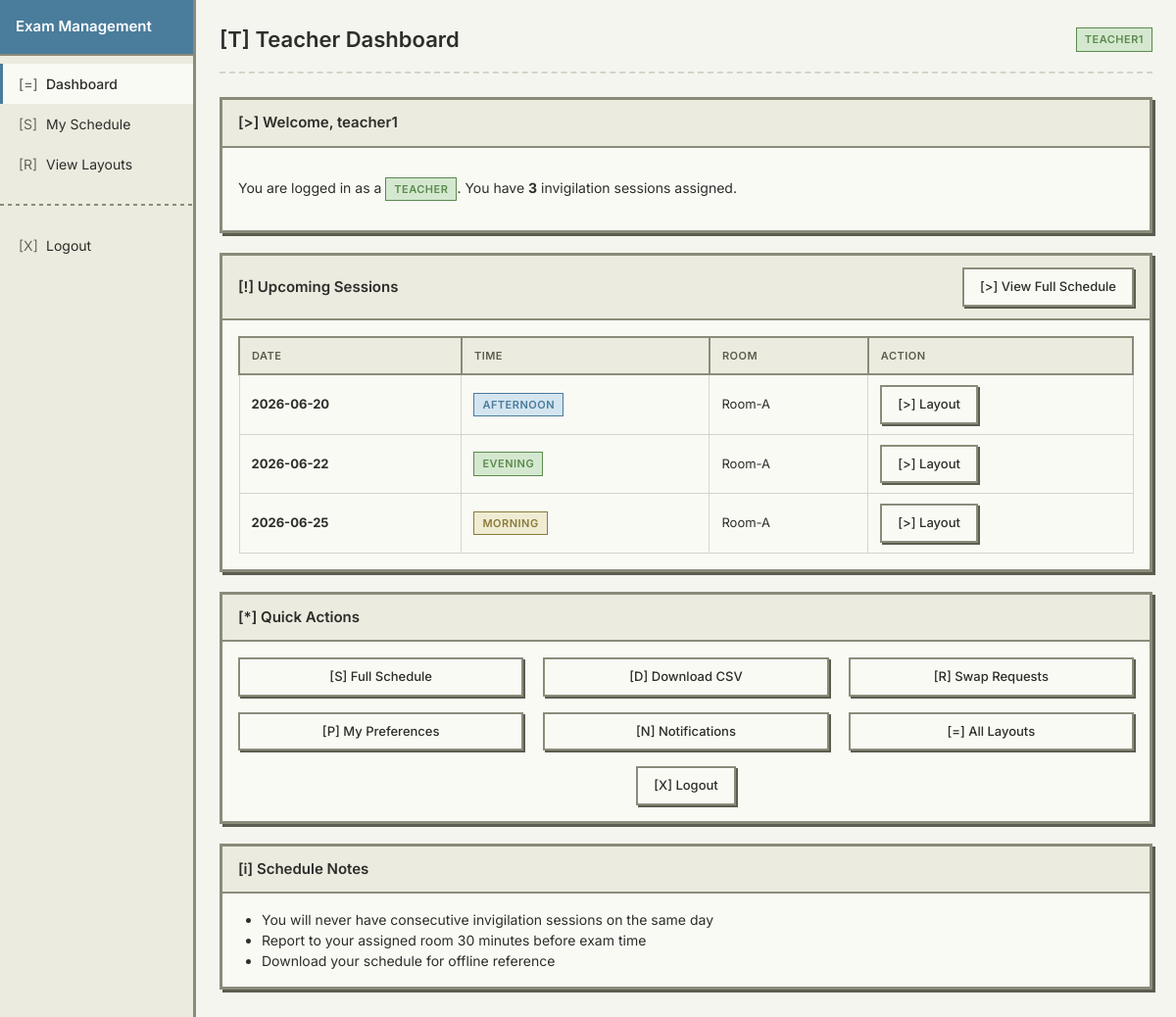
/teacher_dashboard (signed in), run on the app's committed database.
### tables this page shows
CREATE TABLE teacher_schedule (
            id INTEGER PRIMARY KEY AUTOINCREMENT,
            teacher_username TEXT NOT NULL,
            room_name TEXT NOT NULL,
            exam_date TEXT NOT NULL,
            exam_time TEXT NOT NULL,
            UNIQUE (teacher_username, exam_date, exam_time),
            UNIQUE (room_name, exam_date, exam_time)
        );

### app.py (the view)
@app.route('/teacher_dashboard')
@require_login
def teacher_dashboard():
    df = load_student_data()
    students_data = df.to_dict(orient='records')
    conn = sqlite3.connect(DB_PATH)
    cursor = conn.cursor()
    cursor.execute('''
        SELECT room_name, exam_date, exam_time
        FROM teacher_schedule
        WHERE teacher_username = ?
        ORDER BY exam_date,
            CASE exam_time
                WHEN 'Morning' THEN 1
                WHEN 'Afternoon' THEN 2
                WHEN 'Evening' THEN 3
            END
    ''', (session['username'],))
    schedule = []
    for row in cursor.fetchall():
        schedule.append({
            'room': row[0],
            'date': row[1],
            'time': row[2]
        })
    upcoming = schedule[:3] if schedule else []
    conn.close()
    seating_plan_exists = 'final_seating_layout' in session and session['final_seating_layout'] is not None
    return render_template(
        'enhanced_teacher_dashboard.html',
        username=session['username'],
        students=students_data,
        schedule=schedule,
        upcoming=upcoming,
        total_sessions=len(schedule),
        seating_plan_exists=seating_plan_exists
    )

### app.py (called while the page is built, shortened)
def require_login(f):
    @wraps(f)
    def decorated_function(*args, **kwargs):
        if 'logged_in' not in session:
            flash('Please log in to access this page.', 'warning')
            return redirect(url_for('login'))
        return f(*args, **kwargs)
    return decorated_function

def load_student_data():
    if os.path.exists(CSV_PATH):
        try:
            return pd.read_csv(CSV_PATH)
        except Exception:
            return pd.DataFrame()

### templates/enhanced_teacher_dashboard.html (shortened to what this page needs)
{% extends "base_retro.html" %}
{% block content %}
<div class="page-header">
    <h1>[T] Teacher Dashboard</h1>
    <span class="badge badge-green">{{ username }}</span>
</div>
<div class="card mb-2">
    <div class="card-header">
        <h3>[>] Welcome, {{ username }}</h3>
    </div>
    <div class="card-body">
        <p>You are logged in as a <span class="badge badge-green">Teacher</span>. You have <strong>{{ total_sessions }}</strong> invigilation sessions assigned.</p>
    </div>
</div>
<div class="card mb-2">
    <div class="card-header flex-between">
        <h3>[!] Upcoming Sessions</h3>
        <a href="{{ url_for('teacher_schedule') }}" class="btn btn-sm btn-primary">[>] View Full Schedule</a>
    </div>
    <div class="card-body">
        {% if upcoming %}
            <table class="table">
                <thead>
                    <tr>
                        <th>Date</th>
                        <th>Time</th>
                        <th>Room</th>
                        <th>Action</th>
                    </tr>
                </thead>
                <tbody>
                    {% for item in upcoming %}
                    <tr>
                        <td><strong>{{ item.date }}</strong></td>
                        <td>
                            <span class="badge {% if item.time == 'Morning' %}badge-yellow{% elif item.time == 'Afternoon' %}badge-blue{% else %}badge-green{% endif %}">
                                {{ item.time }}
                            </span>
                        </td>
                        <td>{{ item.room }}</td>
                        <td>
                            {% set safe_date = item.date | replace('-', '') %}
                            <a href="{{ url_for('static_html', filename=item.room ~ '_' ~ safe_date ~ '_' ~ item.time ~ '.html') }}"
                               target="_blank" class="btn btn-sm btn-primary">
                                [>] Layout
                            </a>
                        </td>
                    </tr>
                    {% endfor %}
                </tbody>
            </table>
        {% else %}
            <div class="empty-state">
                <div class="empty-state-icon">[?]</div>
                <p>No sessions assigned yet.</p>
                <p class="text-sm text-muted">Check back later for your invigilation schedule.</p>
            </div>
        {% endif %}
    </div>
</div>
<div class="card">
    <div class="card-header">
        <h3>[*] Quick Actions</h3>
    </div>
    <div class="card-body">
        <div class="grid-3" style="margin-bottom: 1rem;">
            <a href="{{ url_for('teacher_schedule') }}" class="btn" style="display: block; text-align: center;">
                [S] Full Schedule
            </a>
            <a href="{{ url_for('download_teacher_schedule') }}" class="btn btn-primary" style="display: block; text-align: center;">
                [D] Download CSV
            </a>
            <a href="{{ url_for('teacher_swap_requests') }}" class="btn" style="display: block; text-align: center;">
                [R] Swap Requests
            </a>
        </div>
        <div class="grid-3">
            <a href="{{ url_for('teacher_preferences') }}" class="btn" style="display: block; text-align: center;">
                [P] My Preferences
            </a>
            <a href="{{ url_for('teacher_notifications') }}" class="btn" style="display: block; text-align: center;">
                [N] Notifications
            </a>
            <a href="{{ url_for('seating_dashboard') }}" target="_blank" class="btn" style="display: block; text-align: center;">
                [=] All Layouts
            </a>
        </div>
        <div style="margin-top: 1rem; text-align: center;">
            <a href="{{ url_for('logout') }}" class="btn btn-danger">
                [X] Logout
            </a>
        </div>
    </div>
</div>
{% if upcoming %}
<div class="card mt-2">
    <div class="card-header">
        <h3>[i] Schedule Notes</h3>
    </div>
    <div class="card-body">
        <ul style="margin: 0; padding-left: 1.5rem;">
            <li>You will never have consecutive invigilation sessions on the same day</li>
            <li>Report to your assigned room 30 minutes before exam time</li>
            <li>Download your schedule for offline reference</li>
        </ul>
    </div>
</div>
{% endif %}
{% endblock %}

### static/css/retro.css (style rules this page uses)
:root { --bg-primary: #f5f5f0; --bg-secondary: #ebebdf; --bg-card: #fafaf5; --border-color: #8b8b7a; --border-dark: #5c5c4f; --border-light: #d4d4c8; --text-primary: #2d2d2a; --text-secondary: #5c5c4f; --text-muted: #8b8b7a; --accent-blue: #4a7c9b; --accent-green: #5c8a4d; --accent-red: #9b4a4a; --accent-yellow: #b8a44a; --accent-purple: #7a5c8a; --shadow: 2px 2px 0 #8b8b7a; --shadow-inset: inset 1px 1px 0 #d4d4c8, inset -1px -1px 0 #5c5c4f; }
* { box-sizing: border-box; }
body { font-family: 'Inter', -apple-system, sans-serif; background-color: var(--bg-primary); color: var(--text-primary); margin: 0; padding: 0; min-height: 100vh; font-size: 14px; line-height: 1.5; }
.card { background: var(--bg-card); border: 3px solid var(--border-color); box-shadow: 3px 3px 0 var(--border-dark); margin-bottom: 20px; }
.card-header { padding: 12px 16px; background: var(--bg-secondary); border-bottom: 2px solid var(--border-color); font-weight: 600; display: flex; align-items: center; justify-content: space-between; }
.card-header h2, .card-header h3 { margin: 0; font-size: 15px; font-weight: 600; }
.card-body { padding: 16px; }
.btn { display: inline-flex; align-items: center; justify-content: center; padding: 8px 16px; font-family: inherit; font-size: 13px; font-weight: 500; border: 2px solid var(--border-color); background: var(--bg-card); color: var(--text-primary); cursor: pointer; box-shadow: 2px 2px 0 var(--border-dark), inset 1px 1px 0 #fff; transition: none; text-decoration: none; }
.btn-primary { background: var(--accent-blue); color: white; border-color: #3a6680; }
.btn-danger { background: var(--accent-red); color: white; border-color: #7a3a3a; }
.btn-sm { padding: 4px 10px; font-size: 12px; }
.table { width: 100%; border-collapse: collapse; font-size: 13px; }
.table th { text-align: left; padding: 10px 12px; background: var(--bg-secondary); border: 2px solid var(--border-color); font-weight: 600; color: var(--text-secondary); text-transform: uppercase; font-size: 11px; letter-spacing: 0.5px; }
.table td { padding: 10px 12px; border: 1px solid var(--border-light); background: var(--bg-card); }
.badge { display: inline-block; padding: 3px 8px; font-size: 11px; font-weight: 600; border: 1px solid; text-transform: uppercase; letter-spacing: 0.5px; }
.badge-blue { background: #d4e5f0; color: var(--accent-blue); border-color: var(--accent-blue); }
.badge-green { background: #d4e8d0; color: var(--accent-green); border-color: var(--accent-green); }
.badge-yellow { background: #f0ecd4; color: #8a7a3a; border-color: var(--accent-yellow); }
.page-header { display: flex; align-items: center; justify-content: space-between; margin-bottom: 24px; padding-bottom: 16px; border-bottom: 2px dashed var(--border-light); }
.page-header h1 { margin: 0; font-size: 22px; font-weight: 600; color: var(--text-primary); }
.grid-3 { display: grid; grid-template-columns: repeat(3, 1fr); gap: 20px; }
.mt-2 { margin-top: 16px; }
.mb-2 { margin-bottom: 16px; }
.flex-between { display: flex; justify-content: space-between; align-items: center; }
.card { background: var(--bg-card); border: 3px solid var(--border-color); box-shadow: 3px 3px 0 var(--border-dark); margin-bottom: 20px; transition: transform 0.15s ease, box-shadow 0.15s ease; }
.btn { display: inline-flex; align-items: center; justify-content: center; padding: 8px 16px; font-family: inherit; font-size: 13px; font-weight: 500; border: 2px solid var(--border-color); background: var(--bg-card); color: var(--text-primary); cursor: pointer; box-shadow: 2px 2px 0 var(--border-dark), inset 1px 1px 0 #fff; transition: background 0.15s ease, transform 0.1s ease; text-decoration: none; }
.table tr { transition: background 0.15s ease; }
.badge { display: inline-block; padding: 3px 8px; font-size: 11px; font-weight: 600; border: 1px solid; text-transform: uppercase; letter-spacing: 0.5px; transition: transform 0.15s ease; }

### data on the page
teacher_schedule: date "2026-06-20", time "AFTERNOON", room "Room-A"
teacher_schedule: date "2026-06-22", time "EVENING", room "Room-A"
teacher_schedule: date "2026-06-25", time "MORNING", room "Room-A"

### other printed values
{{ username }} "TEACHER1"
{{ username }} "teacher1"
{{ total_sessions }} "3"
